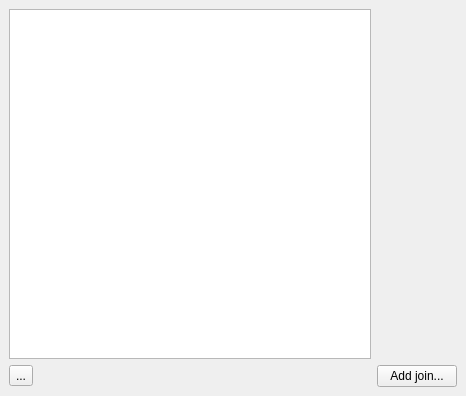
<?xml version="1.0" encoding="UTF-8"?>
<ui version="4.0">
 <class>HxlDockWidgetBase</class>
 <widget class="QDockWidget" name="HxlDockWidgetBase">
  <property name="geometry">
   <rect>
    <x>0</x>
    <y>0</y>
    <width>466</width>
    <height>396</height>
   </rect>
  </property>
  <property name="windowTitle">
   <string>HXL</string>
  </property>
  <widget class="QWidget" name="dockWidgetContents">
   <layout class="QGridLayout" name="gridLayout">
    <item row="0" column="0">
     <widget class="QTableWidget" name="tableWidget">
      <property name="toolTip">
       <string>URL to csv file</string>
      </property>
     </widget>
    </item>
    <item row="1" column="0">
     <widget class="QToolButton" name="toolButton">
      <property name="text">
       <string>...</string>
      </property>
     </widget>
    </item>
    <item row="1" column="1">
     <widget class="QPushButton" name="btn_add_join">
      <property name="text">
       <string>Add join...</string>
      </property>
     </widget>
    </item>
   </layout>
  </widget>
 </widget>
 <resources/>
 <connections/>
</ui>
